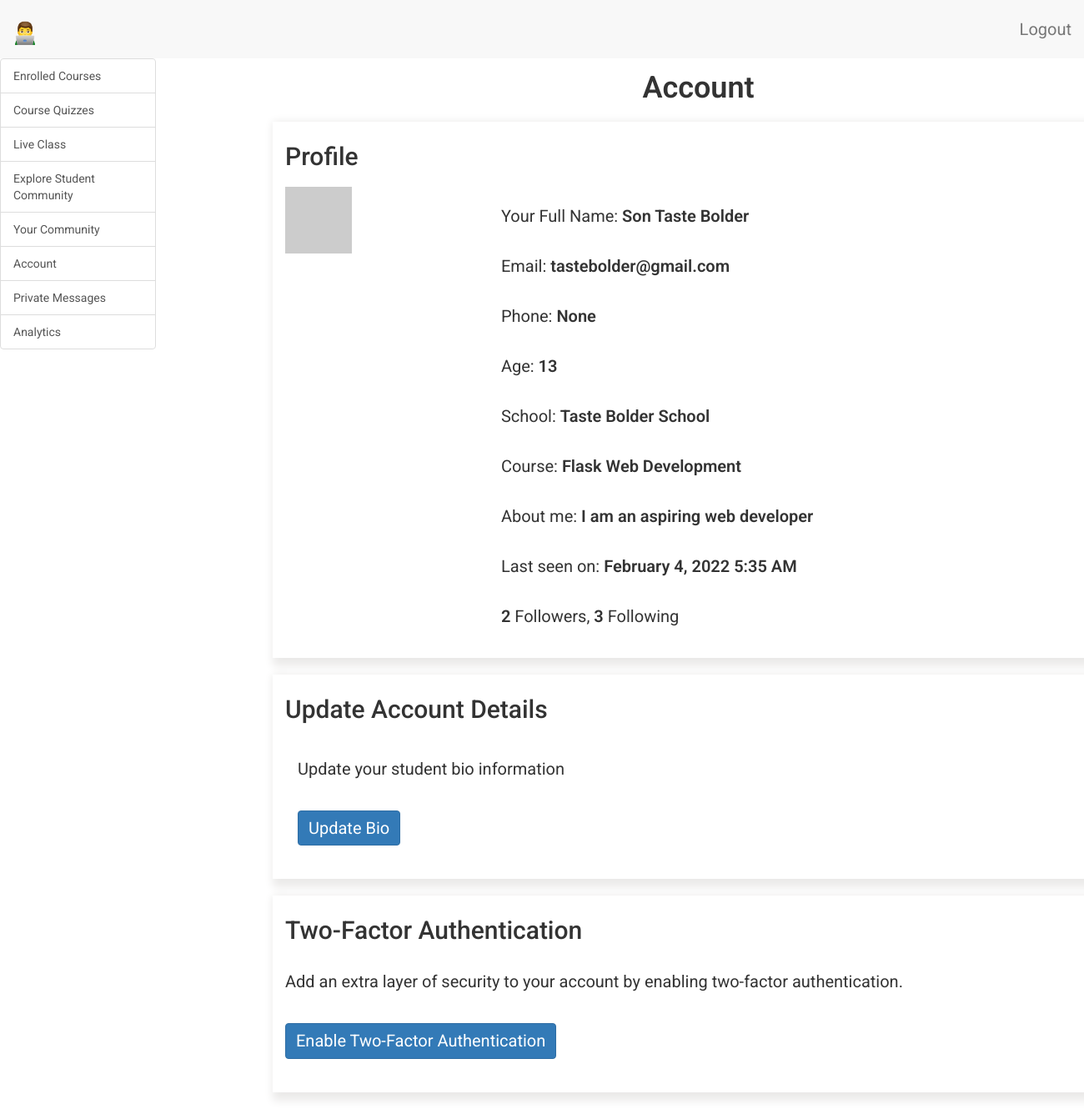
/student/dashboard/account (signed in), run on an earlier commit of the app's database.
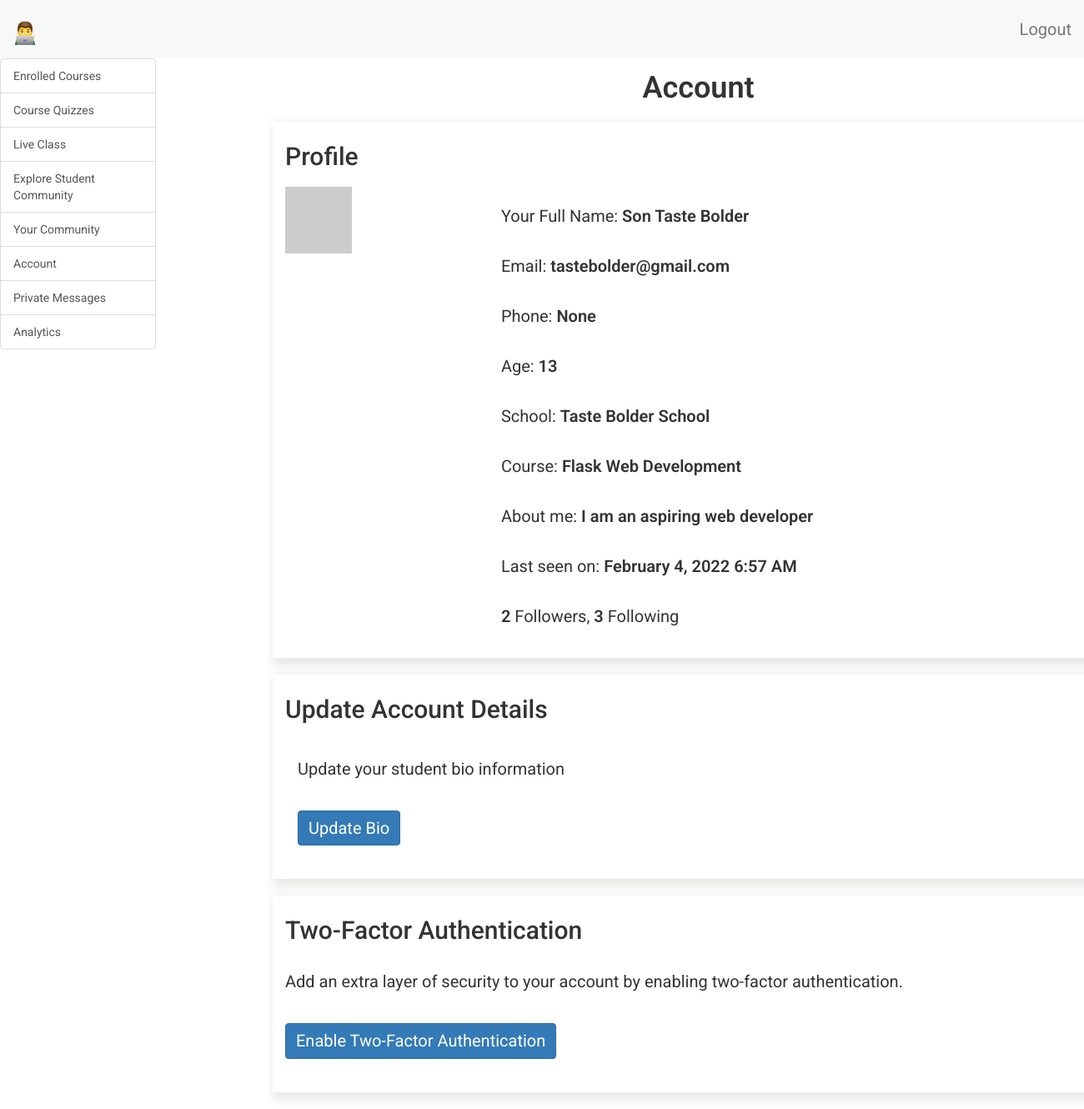
And on a later commit of the database.
### app/models.py (models this page shows, shortened)
class Student(UserMixin, db.Model):
    __tablename__ = 'student'
    id = db.Column(db.Integer, primary_key=True)
    student_full_name = db.Column(db.String(64), index=True, unique=True)
    student_email = db.Column(db.String(120), index=True, unique=True)
    student_phone = db.Column(db.String(120), index=True, unique=True)
    student_school = db.Column(db.String(120), index=True)
    student_age = db.Column(db.Integer, index=True)
    student_course = db.Column(db.String(120), index=True)
    student_password_hash = db.Column(db.String(128))
    student_about_me = db.Column(db.String(140))
    student_last_seen = db.Column(db.DateTime, default=datetime.utcnow)
    parent_id = db.Column(db.Integer, db.ForeignKey('parent.id'))
    messages_sent = db.relationship(
        'StudentMessage',
        foreign_keys='StudentMessage.sender_id',
        backref='author',
        lazy='dynamic'
        )
    messages_received = db.relationship(
        'StudentMessage',
        foreign_keys='StudentMessage.recipient_id',
        backref='recipient',
        lazy='dynamic'
        )
    last_message_read_time = db.Column(db.DateTime)
    notifications = db.relationship(
        'StudentNotification',
        backref='student',
        lazy='dynamic'
        )
    comments = db.relationship(
        'CommunityComment',
        backref='author',
        lazy='dynamic')
    webdev_chapter1_comments = db.relationship(
        'WebDevChapter1Comment',
        backref='author',
        lazy='dynamic')
    webdev_chapter2_comments = db.relationship(
        'WebDevChapter2Comment',
        backref='author',
        lazy='dynamic')
    webdev_chapter3_comments = db.relationship(
        'WebDevChapter3Comment',
        backref='author',
        lazy='dynamic')
    webdev_chapter1_objectives = db.relationship(
        'WebDevChapter1Objectives',
        backref='author',
        lazy='dynamic')
    webdev_chapter2_objectives = db.relationship(
        'WebDevChapter2Objectives',
        backref='author',
        lazy='dynamic')
    webdev_chapter3_objectives = db.relationship(
        'WebDevChapter3Objectives',
        backref='author',
        lazy='dynamic')
    webdev_chapter1_quiz = db.relationship(
        'WebDevChapter1Quiz',
        backref='author',
        lazy='dynamic')
    webdev_chapter2_quiz = db.relationship(
        'WebDevChapter2Quiz',
        backref='author',
        lazy='dynamic')
    webdev_chapter1_quiz_1_options = db.relationship(
        'WebDevChapter1Quiz1Options',
        backref='author',
        lazy='dynamic')
    webdev_chapter2_quiz_1_options = db.relationship(
        'WebDevChapter2Quiz1Options',
        backref='author',
        lazy='dynamic')
    webdev_chapter3_quiz_1_options = db.relationship(
        'WebDevChapter3Quiz1Options',
        backref='author',
        lazy='dynamic')
    webdev_chapter1_quiz_2_options = db.relationship(
        'WebDevChapter1Quiz2Options',
        backref='author',
        lazy='dynamic')
    webdev_chapter2_quiz_2_options = db.relationship(
        'WebDevChapter2Quiz2Options',
        backref='author',
        lazy='dynamic')
    webdev_chapter3_quiz_2_options = db.relationship(
        'WebDevChapter3Quiz2Options',
        backref='author',
        lazy='dynamic')
    webdev_chapter1_quiz_3_options = db.relationship(
        'WebDevChapter1Quiz3Options',
        backref='author',
        lazy='dynamic')
    webdev_chapter2_quiz_3_options = db.relationship(
        'WebDevChapter2Quiz3Options',
        backref='author',
        lazy='dynamic')
    webdev_chapter3_quiz_3_options = db.relationship(
        'WebDevChapter3Quiz3Options',
        backref='author',
        lazy='dynamic')
    webdev_chapter1_quiz_4_options = db.relationship(
        'WebDevChapter1Quiz4Options',
        backref='author',
        lazy='dynamic')
    webdev_chapter2_quiz_4_options = db.relationship(
        'WebDevChapter2Quiz4Options',
        backref='author',
        lazy='dynamic')
    webdev_chapter3_quiz_4_options = db.relationship(
        'WebDevChapter3Quiz4Options',
        backref='author',
        lazy='dynamic')
    webdev_chapter1_quiz_5_options = db.relationship(
        'WebDevChapter1Quiz5Options',
        backref='author',
        lazy='dynamic')
    webdev_chapter2_quiz_5_options = db.relationship(
        'WebDevChapter2Quiz5Options',
        backref='author',
        lazy='dynamic')
    webdev_chapter3_quiz_5_options = db.relationship(
        'WebDevChapter3Quiz5Options',
        backref='author',
        lazy='dynamic')
    general_multi_choice_answer_1 = db.relationship(
        'GeneralMultipleChoicesAnswer1',
        backref='author',
        lazy='dynamic')
    general_multi_choice_answer_2 = db.relationship(
        'GeneralMultipleChoicesAnswer2',
        backref='author',
        lazy='dynamic')
    general_multi_choice_answer_3 = db.relationship(
        'GeneralMultipleChoicesAnswer3',
        backref='author',
        lazy='dynamic')
    general_multi_choice_answer_4 = db.relationship(
        'GeneralMultipleChoicesAnswer4',
        backref='author',
        lazy='dynamic')
    general_multi_choice_answer_5 = db.relationship(
        'GeneralMultipleChoicesAnswer5',
        backref='author',
        lazy='dynamic')
    general_multi_choice_answer_6 = db.relationship(
        'GeneralMultipleChoicesAnswer6',
        backref='author',
        lazy='dynamic')
    general_multi_choice_answer_7 = db.relationship(
        'GeneralMultipleChoicesAnswer7',
        backref='author',
        lazy='dynamic')
    general_multi_choice_answer_8 = db.relationship(
        'GeneralMultipleChoicesAnswer8',
        backref='author',
        lazy='dynamic')
    general_multi_choice_answer_9 = db.relationship(
        'GeneralMultipleChoicesAnswer9',
        backref='author',
        lazy='dynamic')
    general_multi_choice_answer_10 = db.relationship(
        'GeneralMultipleChoicesAnswer10',
        backref='author',
        lazy='dynamic')
    def new_messages(self):
        last_read_time = self.last_message_read_time or datetime(1900, 1, 1)
        return StudentMessage.query.filter_by(recipient=self).filter(
            StudentMessage.timestamp > last_read_time).count()
    def two_factor_student_enabled(self):
        return self.student_phone is not None
    def avatar_student(self, size):
        digest = md5(self.student_email.lower().encode('utf-8')).hexdigest()
        return 'https://www.gravatar.com/avatar/{}?d=identicon&s={}'.format(
            digest, size)
    followed = db.relationship(
        'Student',
        secondary=followers,
        primaryjoin=(followers.c.follower_id == id),
        secondaryjoin=(followers.c.followed_id == id),
        backref=db.backref('followers', lazy='dynamic'), lazy='dynamic')

### app/student/routes.py (the view)
@bp.route('/dashboard/account')
@login_required
def dashboard_account():
    student = Student.query.filter_by(
        student_full_name=current_user.student_full_name).first()
    return render_template(
        'student/account.html',
        title='Account',
        student=student
        )

### app/templates/student/account.html (shortened to what this page needs)
{% extends 'base.html' %}
{% import 'bootstrap/wtf.html' as wtf %}
{% block student_app_content %}
    <div class="row">
        <div class="col-sm-12">
        </div>
    </div>
    <div class="row text-center">
        <div class="col-sm-12 student-content-title">
            <h1>{{ title }}</h1>
        </div>
    </div>
    <div id="account" class="tabcontent">
        <div class="row">
            <div class="row profile">
                <div class="col-sm-12">
                    <h2>Profile</h2>
                    <div class="row">
                        <div class="col-sm-3">
                            <img src=" {{ current_user.avatar_student(128) }} ">
                        </div>
                        <div class="col-sm-9">
                            <p>
                                Your Full Name: <span style="font-weight: 600;">{{ current_user.student_full_name }}</span>
                            </p>
                            <p>
                                Email: <span style="font-weight: 600;">{{ current_user.student_email }}</span>
                            </p>
                            <p>
                                Phone: <span style="font-weight: 600;">{{ current_user.student_phone }}</span>
                            </p>
                            <p>
                                Age: <span style="font-weight: 600;">{{ current_user.student_age }}</span>
                            </p>
                            <p>
                                School: <span style="font-weight: 600;">{{ current_user.student_school }}</span>
                            </p>
                            <p>
                                Course: <span style="font-weight: 600;">{{ current_user.student_course }}</span>
                            </p>
                            {% if current_user.student_about_me %}
                                <p>
                                    About me: <span style="font-weight: 600;">{{ current_user.student_about_me }}</span>
                                </p>
                            {% endif %}
                            {% if current_user.student_last_seen %}
                                <p>
                                    Last seen on: <span style="font-weight: 600;">{{ moment(current_user.student_last_seen).format('LLL') }}</span>
                                </p>
                            {% endif %}
                            <p>
                                <span style="font-weight: 600;">{{ current_user.followers.count() }}</span> Followers,
                                <span style="font-weight: 600;">{{ current_user.followed.count() }}</span> Following
                            </p>
                        </div>
                    </div>
                </div>
            </div>
            <div class="row update-account">
                <div class="col-sm-12">
                    <h2>Update Account Details</h2>
                    <div class="col-sm-12">
                        <p>
                            Update your student bio information <br>
                        </p>
                        <p>
                            <a href=" {{ url_for('student.edit_profile_student', student_full_name=student.student_full_name) }} " class="btn btn-primary">Update Bio</a>
                        </p>
                    </div>
                </div>
            </div>
            <div class="row two-factor-auth">
                <div class="col-sm-12">
                    <h2>Two-Factor Authentication</h2>
                    <p>
                        Add an extra layer of security to your account by enabling two-factor authentication.
                    </p>
                    {% if not current_user.two_factor_student_enabled() %}
                        <p>
                            <a href=" {{ url_for('auth.enable_2fa_student', student_full_name=student.student_full_name) }} " class="btn btn-primary">Enable Two-Factor Authentication</a>
                        </p>
                    {% else %}
                        <p>
                            <a href=" {{ url_for('auth.disable_2fa_student', student_full_name=student.student_full_name) }} " class="btn btn-primary">Disable Two-Factor Authentication</a>
                        </p>
                    {% endif %}
                </div>
            </div>
        </div>
    </div>
{% endblock %}

What changed in the data, as far as the page shows it:
changed Student "Son Taste Bolder": student_last_seen "February 4, 2022 5:35 AM" → "February 4, 2022 6:57 AM"
